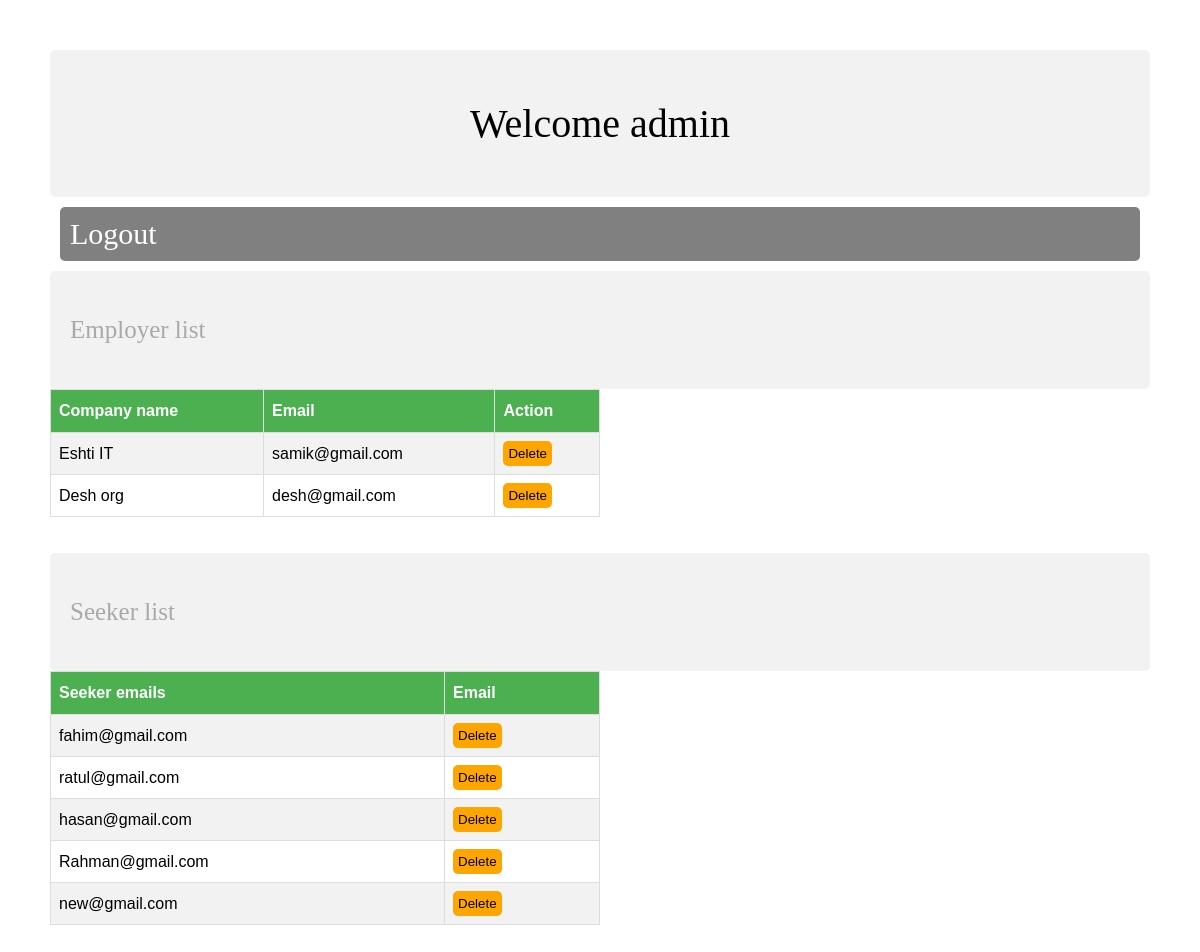
Page /admin-dash.php (signed in) on the committed database.
### tables this page shows
CREATE TABLE `employer` (
  `id` int(2) NOT NULL,
  `company_name` varchar(99) NOT NULL,
  `email` varchar(20) NOT NULL,
  `password` varchar(9) NOT NULL
);

CREATE TABLE `seeker` (
  `id` int(2) NOT NULL,
  `email` varchar(20) NOT NULL,
  `password` varchar(9) NOT NULL
);

### admin-dash.php (the view, shortened to what this page needs)
<!doctype html>
<html lang="en">
<head>
    <link rel="stylesheet" type="text/css" href="css/style.css">
</head>
<body>
<div class="header"><p>Welcome admin</p></div>
<div class="menu"><a href="logout.php" style="color: white">Logout</a></div>
<div class="texts"><p>Employer list</p></div>
         <table class="tbl-std">
             <tr>
                 <th>Company name</th>
                 <th>Email</th>
                 <th>Action</th>
             </tr>
             <?php
             $conn = mysqli_connect("localhost","root","","job");
             $query = "SELECT * FROM employer";
             $result=mysqli_query($conn,$query);
             while($data=mysqli_fetch_assoc($result)){
             ?>
             <tr>
                 <td><?php echo $data['company_name']?></td>
                 <td><?php echo $data['email']?></td>
                 <td><button class="btn-delete"><a onclick="return confirm('Are you sure you want to delete?')"; href="?delete-id=<?php echo $data['id']?>">Delete</button></a></td>
             </tr>
                 <?php
             }
             ?>
         </table>
<br><br>
<div class="texts"><p>Seeker list</p></div>
<table class="tbl-std">
    <tr>
        <th>Seeker emails</th>
        <th>Email</th>
    </tr>
    <?php
    $conn = mysqli_connect("localhost","root","","job");
    $query = "SELECT * FROM seeker";
    $result=mysqli_query($conn,$query);
    while($data=mysqli_fetch_assoc($result)){
        ?>
        <tr>
            <td><?php echo $data['email']?></td>
            <td><button class="btn-delete"><a onclick="return confirm('Are you sure you want to delete?')"; href="?skr-delete-id=<?php echo $data['id']?>">Delete</button></a></td>
        </tr>
        <?php
    }
    ?>
</table>
</body>
</html>

### css/style.css (style rules this page uses)
body { margin: 50px; }
a:link { text-decoration: none; color: black; }
.header { font-size: 40px; text-align: center; padding: 10px; }
.menu { color: white; text-align: left; font-size: 30px; margin: 10px; padding: 10px; background-color: grey; }
.texts { font-size: 25px; color: darkgrey; }
.tbl-std { font-family: Arial, Helvetica, sans-serif; border-collapse: collapse; width: 50%; }
.tbl-std td, .tbl-std th { border: 1px solid #ddd; padding: 8px; }
.tbl-std tr:nth-child(even) { background-color: #f2f2f2; }
.tbl-std th { padding-top: 12px; padding-bottom: 12px; text-align: left; background-color: #4CAF50; color: white; }
div { border-radius: 5px; background-color: #f2f2f2; padding: 20px; }
.btn-delete { padding: 5px; background-color: orange; color: white; border: none; border-radius: 5px; }

### rows in the picture
employer: company_name "Eshti IT", email "samik@gmail.com"
employer: company_name "Desh org", email "desh@gmail.com"
seeker: email "fahim@gmail.com"
seeker: email "ratul@gmail.com"
seeker: email "hasan@gmail.com"
seeker: email "Rahman@gmail.com"
seeker: email "new@gmail.com"
